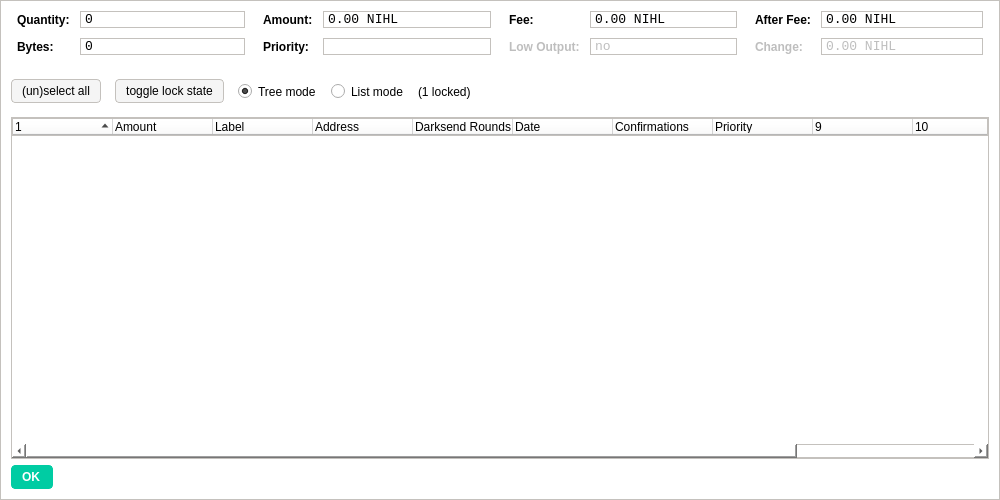
<?xml version="1.0" encoding="UTF-8"?>
<ui version="4.0">
 <class>CoinControlDialog</class>
 <widget class="QDialog" name="CoinControlDialog">
  <property name="geometry">
   <rect>
    <x>0</x>
    <y>0</y>
    <width>1000</width>
    <height>500</height>
   </rect>
  </property>
  <property name="windowTitle">
   <string>Coin Control</string>
  </property>
  <property name="styleSheet">
   <string notr="true">background-color: rgb(255, 255, 255);
border: 1px solid #c4c1bd;</string>
  </property>
  <layout class="QVBoxLayout" name="verticalLayout">
   <item>
    <layout class="QHBoxLayout" name="horizontalLayoutTop" stretch="0,0,0,0">
     <property name="topMargin">
      <number>0</number>
     </property>
     <property name="bottomMargin">
      <number>10</number>
     </property>
     <item>
      <layout class="QFormLayout" name="formLayoutCoinControl1">
       <property name="horizontalSpacing">
        <number>10</number>
       </property>
       <property name="verticalSpacing">
        <number>10</number>
       </property>
       <property name="leftMargin">
        <number>6</number>
       </property>
       <property name="rightMargin">
        <number>6</number>
       </property>
       <item row="0" column="0">
        <widget class="QLabel" name="labelCoinControlQuantityText">
         <property name="styleSheet">
          <string notr="true">font-weight:bold;
border: 0;</string>
         </property>
         <property name="text">
          <string>Quantity:</string>
         </property>
        </widget>
       </item>
       <item row="0" column="1">
        <widget class="QLabel" name="labelCoinControlQuantity">
         <property name="font">
          <font>
           <family>Monospace</family>
           <pointsize>10</pointsize>
          </font>
         </property>
         <property name="cursor">
          <cursorShape>IBeamCursor</cursorShape>
         </property>
         <property name="contextMenuPolicy">
          <enum>Qt::ActionsContextMenu</enum>
         </property>
         <property name="text">
          <string notr="true">0</string>
         </property>
         <property name="textInteractionFlags">
          <set>Qt::LinksAccessibleByMouse|Qt::TextSelectableByKeyboard|Qt::TextSelectableByMouse</set>
         </property>
        </widget>
       </item>
       <item row="1" column="0">
        <widget class="QLabel" name="labelCoinControlBytesText">
         <property name="styleSheet">
          <string notr="true">font-weight:bold;
border: 0;</string>
         </property>
         <property name="text">
          <string>Bytes:</string>
         </property>
        </widget>
       </item>
       <item row="1" column="1">
        <widget class="QLabel" name="labelCoinControlBytes">
         <property name="font">
          <font>
           <family>Monospace</family>
           <pointsize>10</pointsize>
          </font>
         </property>
         <property name="cursor">
          <cursorShape>IBeamCursor</cursorShape>
         </property>
         <property name="contextMenuPolicy">
          <enum>Qt::ActionsContextMenu</enum>
         </property>
         <property name="text">
          <string notr="true">0</string>
         </property>
         <property name="textInteractionFlags">
          <set>Qt::LinksAccessibleByMouse|Qt::TextSelectableByKeyboard|Qt::TextSelectableByMouse</set>
         </property>
        </widget>
       </item>
      </layout>
     </item>
     <item>
      <layout class="QFormLayout" name="formLayoutCoinControl2">
       <property name="horizontalSpacing">
        <number>10</number>
       </property>
       <property name="verticalSpacing">
        <number>10</number>
       </property>
       <property name="leftMargin">
        <number>6</number>
       </property>
       <property name="rightMargin">
        <number>6</number>
       </property>
       <item row="0" column="0">
        <widget class="QLabel" name="labelCoinControlAmountText">
         <property name="styleSheet">
          <string notr="true">font-weight:bold;
border: 0;</string>
         </property>
         <property name="text">
          <string>Amount:</string>
         </property>
        </widget>
       </item>
       <item row="0" column="1">
        <widget class="QLabel" name="labelCoinControlAmount">
         <property name="font">
          <font>
           <family>Monospace</family>
           <pointsize>10</pointsize>
          </font>
         </property>
         <property name="cursor">
          <cursorShape>IBeamCursor</cursorShape>
         </property>
         <property name="contextMenuPolicy">
          <enum>Qt::ActionsContextMenu</enum>
         </property>
         <property name="text">
          <string notr="true">0.00 NIHL</string>
         </property>
         <property name="textInteractionFlags">
          <set>Qt::LinksAccessibleByMouse|Qt::TextSelectableByKeyboard|Qt::TextSelectableByMouse</set>
         </property>
        </widget>
       </item>
       <item row="1" column="0">
        <widget class="QLabel" name="labelCoinControlPriorityText">
         <property name="styleSheet">
          <string notr="true">font-weight:bold;
border: 0;</string>
         </property>
         <property name="text">
          <string>Priority:</string>
         </property>
        </widget>
       </item>
       <item row="1" column="1">
        <widget class="QLabel" name="labelCoinControlPriority">
         <property name="font">
          <font>
           <family>Monospace</family>
           <pointsize>10</pointsize>
          </font>
         </property>
         <property name="cursor">
          <cursorShape>IBeamCursor</cursorShape>
         </property>
         <property name="contextMenuPolicy">
          <enum>Qt::ActionsContextMenu</enum>
         </property>
         <property name="text">
          <string/>
         </property>
         <property name="textInteractionFlags">
          <set>Qt::LinksAccessibleByMouse|Qt::TextSelectableByKeyboard|Qt::TextSelectableByMouse</set>
         </property>
        </widget>
       </item>
      </layout>
     </item>
     <item>
      <layout class="QFormLayout" name="formLayoutCoinControl3">
       <property name="horizontalSpacing">
        <number>10</number>
       </property>
       <property name="verticalSpacing">
        <number>10</number>
       </property>
       <property name="leftMargin">
        <number>6</number>
       </property>
       <property name="rightMargin">
        <number>6</number>
       </property>
       <item row="0" column="0">
        <widget class="QLabel" name="labelCoinControlFeeText">
         <property name="styleSheet">
          <string notr="true">font-weight:bold;
border: 0;</string>
         </property>
         <property name="text">
          <string>Fee:</string>
         </property>
        </widget>
       </item>
       <item row="0" column="1">
        <widget class="QLabel" name="labelCoinControlFee">
         <property name="font">
          <font>
           <family>Monospace</family>
           <pointsize>10</pointsize>
          </font>
         </property>
         <property name="cursor">
          <cursorShape>IBeamCursor</cursorShape>
         </property>
         <property name="contextMenuPolicy">
          <enum>Qt::ActionsContextMenu</enum>
         </property>
         <property name="text">
          <string notr="true">0.00 NIHL</string>
         </property>
         <property name="textInteractionFlags">
          <set>Qt::LinksAccessibleByMouse|Qt::TextSelectableByKeyboard|Qt::TextSelectableByMouse</set>
         </property>
        </widget>
       </item>
       <item row="1" column="0">
        <widget class="QLabel" name="labelCoinControlLowOutputText">
         <property name="enabled">
          <bool>false</bool>
         </property>
         <property name="styleSheet">
          <string notr="true">font-weight:bold;
border: 0;</string>
         </property>
         <property name="text">
          <string>Low Output:</string>
         </property>
        </widget>
       </item>
       <item row="1" column="1">
        <widget class="QLabel" name="labelCoinControlLowOutput">
         <property name="enabled">
          <bool>false</bool>
         </property>
         <property name="font">
          <font>
           <family>Monospace</family>
           <pointsize>10</pointsize>
          </font>
         </property>
         <property name="cursor">
          <cursorShape>IBeamCursor</cursorShape>
         </property>
         <property name="contextMenuPolicy">
          <enum>Qt::ActionsContextMenu</enum>
         </property>
         <property name="text">
          <string notr="true">no</string>
         </property>
         <property name="textInteractionFlags">
          <set>Qt::LinksAccessibleByMouse|Qt::TextSelectableByKeyboard|Qt::TextSelectableByMouse</set>
         </property>
        </widget>
       </item>
      </layout>
     </item>
     <item>
      <layout class="QFormLayout" name="formLayoutCoinControl4">
       <property name="horizontalSpacing">
        <number>10</number>
       </property>
       <property name="verticalSpacing">
        <number>10</number>
       </property>
       <property name="leftMargin">
        <number>6</number>
       </property>
       <property name="rightMargin">
        <number>6</number>
       </property>
       <item row="0" column="0">
        <widget class="QLabel" name="labelCoinControlAfterFeeText">
         <property name="styleSheet">
          <string notr="true">font-weight:bold;
border: 0;</string>
         </property>
         <property name="text">
          <string>After Fee:</string>
         </property>
        </widget>
       </item>
       <item row="0" column="1">
        <widget class="QLabel" name="labelCoinControlAfterFee">
         <property name="font">
          <font>
           <family>Monospace</family>
           <pointsize>10</pointsize>
          </font>
         </property>
         <property name="cursor">
          <cursorShape>IBeamCursor</cursorShape>
         </property>
         <property name="contextMenuPolicy">
          <enum>Qt::ActionsContextMenu</enum>
         </property>
         <property name="text">
          <string notr="true">0.00 NIHL</string>
         </property>
         <property name="textInteractionFlags">
          <set>Qt::LinksAccessibleByMouse|Qt::TextSelectableByKeyboard|Qt::TextSelectableByMouse</set>
         </property>
        </widget>
       </item>
       <item row="1" column="0">
        <widget class="QLabel" name="labelCoinControlChangeText">
         <property name="enabled">
          <bool>false</bool>
         </property>
         <property name="styleSheet">
          <string notr="true">font-weight:bold;
border: 0;</string>
         </property>
         <property name="text">
          <string>Change:</string>
         </property>
        </widget>
       </item>
       <item row="1" column="1">
        <widget class="QLabel" name="labelCoinControlChange">
         <property name="enabled">
          <bool>false</bool>
         </property>
         <property name="font">
          <font>
           <family>Monospace</family>
           <pointsize>10</pointsize>
          </font>
         </property>
         <property name="cursor">
          <cursorShape>IBeamCursor</cursorShape>
         </property>
         <property name="contextMenuPolicy">
          <enum>Qt::ActionsContextMenu</enum>
         </property>
         <property name="text">
          <string notr="true">0.00 NIHL</string>
         </property>
         <property name="textInteractionFlags">
          <set>Qt::LinksAccessibleByMouse|Qt::TextSelectableByKeyboard|Qt::TextSelectableByMouse</set>
         </property>
        </widget>
       </item>
      </layout>
     </item>
    </layout>
   </item>
   <item>
    <widget class="QFrame" name="frame">
     <property name="minimumSize">
      <size>
       <width>0</width>
       <height>40</height>
      </size>
     </property>
     <property name="styleSheet">
      <string notr="true">border: 0;</string>
     </property>
     <property name="frameShape">
      <enum>QFrame::StyledPanel</enum>
     </property>
     <property name="frameShadow">
      <enum>QFrame::Sunken</enum>
     </property>
     <widget class="QWidget" name="horizontalLayoutWidget">
      <property name="geometry">
       <rect>
        <x>0</x>
        <y>0</y>
        <width>791</width>
        <height>41</height>
       </rect>
      </property>
      <layout class="QHBoxLayout" name="horizontalLayoutPanel" stretch="0,0,0,0,0,0">
       <property name="spacing">
        <number>14</number>
       </property>
       <item>
        <widget class="QPushButton" name="pushButtonSelectAll">
         <property name="sizePolicy">
          <sizepolicy hsizetype="Maximum" vsizetype="Fixed">
           <horstretch>0</horstretch>
           <verstretch>0</verstretch>
          </sizepolicy>
         </property>
         <property name="styleSheet">
          <string notr="true">background-color: rgb(245, 245, 245);
border-radius: 4px;
border: 1px solid #c4c1bd;
font-weight: 400;
padding: 4px;
padding-left: 10px;
padding-right: 10px;</string>
         </property>
         <property name="text">
          <string>(un)select all</string>
         </property>
        </widget>
       </item>
       <item>
        <widget class="QPushButton" name="pushButtonToggleLock">
         <property name="sizePolicy">
          <sizepolicy hsizetype="Maximum" vsizetype="Fixed">
           <horstretch>0</horstretch>
           <verstretch>0</verstretch>
          </sizepolicy>
         </property>
         <property name="styleSheet">
          <string notr="true">background-color: rgb(245, 245, 245);
border-radius: 4px;
border: 1px solid #c4c1bd;
font-weight: 400;
padding: 4px;
padding-left: 10px;
padding-right: 10px;</string>
         </property>
         <property name="text">
          <string>toggle lock state</string>
         </property>
         <property name="autoDefault">
          <bool>false</bool>
         </property>
        </widget>
       </item>
       <item>
        <widget class="QRadioButton" name="radioTreeMode">
         <property name="sizePolicy">
          <sizepolicy hsizetype="Maximum" vsizetype="Fixed">
           <horstretch>0</horstretch>
           <verstretch>0</verstretch>
          </sizepolicy>
         </property>
         <property name="text">
          <string>Tree mode</string>
         </property>
         <property name="checked">
          <bool>true</bool>
         </property>
        </widget>
       </item>
       <item>
        <widget class="QRadioButton" name="radioListMode">
         <property name="sizePolicy">
          <sizepolicy hsizetype="Maximum" vsizetype="Fixed">
           <horstretch>0</horstretch>
           <verstretch>0</verstretch>
          </sizepolicy>
         </property>
         <property name="text">
          <string>List mode</string>
         </property>
        </widget>
       </item>
       <item>
        <widget class="QLabel" name="labelLocked">
         <property name="text">
          <string>(1 locked)</string>
         </property>
        </widget>
       </item>
       <item>
        <spacer name="horizontalSpacer">
         <property name="orientation">
          <enum>Qt::Horizontal</enum>
         </property>
         <property name="sizeHint" stdset="0">
          <size>
           <width>40</width>
           <height>20</height>
          </size>
         </property>
        </spacer>
       </item>
      </layout>
     </widget>
    </widget>
   </item>
   <item>
    <widget class="CoinControlTreeWidget" name="treeWidget">
     <property name="contextMenuPolicy">
      <enum>Qt::CustomContextMenu</enum>
     </property>
     <property name="sortingEnabled">
      <bool>false</bool>
     </property>
     <property name="columnCount">
      <number>12</number>
     </property>
     <attribute name="headerShowSortIndicator" stdset="0">
      <bool>true</bool>
     </attribute>
     <attribute name="headerStretchLastSection">
      <bool>false</bool>
     </attribute>
     <column>
      <property name="text">
       <string/>
      </property>
     </column>
     <column>
      <property name="text">
       <string>Amount</string>
      </property>
     </column>
     <column>
      <property name="text">
       <string>Label</string>
      </property>
     </column>
     <column>
      <property name="text">
       <string>Address</string>
      </property>
     </column>
     <column>
      <property name="text">
       <string>Darksend Rounds</string>
      </property>
     </column>
     <column>
      <property name="text">
       <string>Date</string>
      </property>
     </column>
     <column>
      <property name="text">
       <string>Confirmations</string>
      </property>
      <property name="toolTip">
       <string>Confirmed</string>
      </property>
     </column>
     <column>
      <property name="text">
       <string>Priority</string>
      </property>
     </column>
     <column>
      <property name="text">
       <string/>
      </property>
     </column>
     <column>
      <property name="text">
       <string/>
      </property>
     </column>
     <column>
      <property name="text">
       <string/>
      </property>
     </column>
     <column>
      <property name="text">
       <string/>
      </property>
     </column>
    </widget>
   </item>
   <item>
    <widget class="QDialogButtonBox" name="buttonBox">
     <property name="enabled">
      <bool>true</bool>
     </property>
     <property name="sizePolicy">
      <sizepolicy hsizetype="Maximum" vsizetype="Fixed">
       <horstretch>0</horstretch>
       <verstretch>0</verstretch>
      </sizepolicy>
     </property>
     <property name="styleSheet">
      <string notr="true">background-color: rgb(0, 204, 163);
color: rgb(255, 255, 255);
border-radius: 4px;
border-color:  rgb(0, 204, 163);
font-weight: 600;
padding: 4px;
padding-left: 10px;
padding-right: 12px;
icon-size: 0;</string>
     </property>
     <property name="orientation">
      <enum>Qt::Horizontal</enum>
     </property>
     <property name="standardButtons">
      <set>QDialogButtonBox::Ok</set>
     </property>
    </widget>
   </item>
  </layout>
 </widget>
 <customwidgets>
  <customwidget>
   <class>CoinControlTreeWidget</class>
   <extends>QTreeWidget</extends>
   <header>coincontroltreewidget.h</header>
  </customwidget>
 </customwidgets>
 <resources/>
 <connections/>
</ui>
